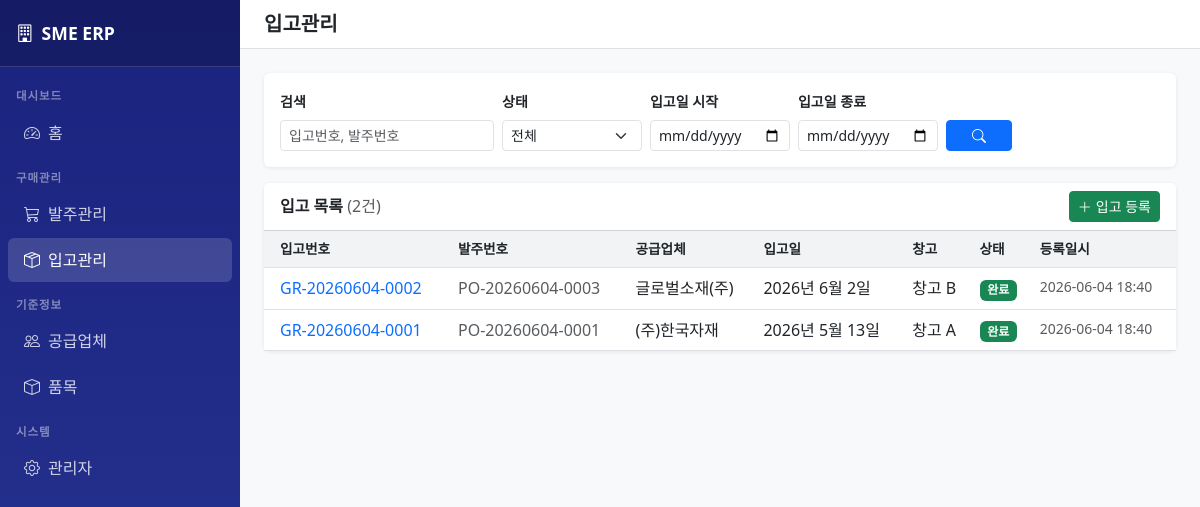
Screenshot of /purchase/receipts/ with the database file from the repository.
### purchase/models.py (models this page shows, shortened)
class GoodsReceipt(models.Model):
    STATUS_CHOICES = [
        ('PENDING', '대기'),
        ('COMPLETED', '완료'),
        ('CANCELLED', '취소'),
    ]
    receipt_no = models.CharField(max_length=30, unique=True, verbose_name='입고번호')
    purchase_order = models.ForeignKey(PurchaseOrder, on_delete=models.PROTECT,
                                       related_name='receipts', verbose_name='발주')
    receipt_date = models.DateField(verbose_name='입고일')
    warehouse = models.CharField(max_length=100, blank=True, verbose_name='창고')
    status = models.CharField(max_length=20, choices=STATUS_CHOICES, default='PENDING', verbose_name='상태')
    notes = models.TextField(blank=True, verbose_name='비고')
    created_by = models.ForeignKey(User, on_delete=models.SET_NULL, null=True, blank=True,
                                   related_name='goods_receipts', verbose_name='등록자')
    created_at = models.DateTimeField(auto_now_add=True, verbose_name='등록일시')
    class Meta:
        verbose_name = '입고'
        verbose_name_plural = '입고 목록'
        ordering = ['-created_at']

class PurchaseOrder(models.Model):
    STATUS_CHOICES = [
        ('DRAFT', '초안'),
        ('CONFIRMED', '확정'),
        ('PARTIAL', '부분입고'),
        ('COMPLETED', '완료'),
        ('CANCELLED', '취소'),
    ]
    order_no = models.CharField(max_length=30, unique=True, verbose_name='발주번호')
    supplier = models.ForeignKey(Supplier, on_delete=models.PROTECT, verbose_name='공급업체')
    order_date = models.DateField(verbose_name='발주일')
    expected_date = models.DateField(null=True, blank=True, verbose_name='납기예정일')
    status = models.CharField(max_length=20, choices=STATUS_CHOICES, default='DRAFT', verbose_name='상태')
    total_amount = models.DecimalField(max_digits=18, decimal_places=2, default=0, verbose_name='총금액')
    notes = models.TextField(blank=True, verbose_name='비고')
    created_by = models.ForeignKey(User, on_delete=models.SET_NULL, null=True, blank=True,
                                   related_name='purchase_orders', verbose_name='등록자')
    created_at = models.DateTimeField(auto_now_add=True, verbose_name='등록일시')
    updated_at = models.DateTimeField(auto_now=True, verbose_name='수정일시')
    class Meta:
        verbose_name = '발주'
        verbose_name_plural = '발주 목록'
        ordering = ['-created_at']

### common/models.py (models this page shows, shortened)
class Supplier(models.Model):
    code = models.CharField(max_length=20, unique=True, verbose_name='공급업체코드')
    name = models.CharField(max_length=100, verbose_name='공급업체명')
    business_no = models.CharField(max_length=20, blank=True, verbose_name='사업자번호')
    contact_person = models.CharField(max_length=50, blank=True, verbose_name='담당자')
    phone = models.CharField(max_length=20, blank=True, verbose_name='전화번호')
    email = models.EmailField(blank=True, verbose_name='이메일')
    address = models.TextField(blank=True, verbose_name='주소')
    is_active = models.BooleanField(default=True, verbose_name='사용여부')
    created_at = models.DateTimeField(auto_now_add=True, verbose_name='등록일시')
    class Meta:
        verbose_name = '공급업체'
        verbose_name_plural = '공급업체 목록'
        ordering = ['name']

### purchase/views.py (the view)
# urls.py: path('receipts/', views.GoodsReceiptListView.as_view(), name='receipt_list'),
class GoodsReceiptListView(ListView):
    model = GoodsReceipt
    template_name = 'purchase/receipt_list.html'
    context_object_name = 'receipts'
    paginate_by = 20
    def get_queryset(self):
        qs = GoodsReceipt.objects.select_related('purchase_order__supplier').order_by('-created_at')
        status = self.request.GET.get('status', '')
        date_from = self.request.GET.get('date_from', '')
        date_to = self.request.GET.get('date_to', '')
        q = self.request.GET.get('q', '')
        if status:
            qs = qs.filter(status=status)
        if date_from:
            qs = qs.filter(receipt_date__gte=date_from)
        if date_to:
            qs = qs.filter(receipt_date__lte=date_to)
        if q:
            qs = qs.filter(receipt_no__icontains=q) | qs.filter(purchase_order__order_no__icontains=q)
        return qs
    def get_context_data(self, **kwargs):
        ctx = super().get_context_data(**kwargs)
        ctx['status_choices'] = GoodsReceipt.STATUS_CHOICES
        ctx['current_status'] = self.request.GET.get('status', '')
        ctx['date_from'] = self.request.GET.get('date_from', '')
        ctx['date_to'] = self.request.GET.get('date_to', '')
        ctx['q'] = self.request.GET.get('q', '')
        return ctx

### templates/purchase/receipt_list.html (shortened to what this page needs)
{% extends 'base.html' %}
{% block page_title %}입고관리{% endblock %}
{% block content %}
<div class="card mb-3">
    <div class="card-body">
        <form method="get" class="row g-2 align-items-end">
            <div class="col-md-3">
                <label class="form-label small fw-semibold">검색</label>
                <input type="text" name="q" value="{{ q }}" class="form-control form-control-sm" placeholder="입고번호, 발주번호">
            </div>
            <div class="col-md-2">
                <label class="form-label small fw-semibold">상태</label>
                <select name="status" class="form-select form-select-sm">
                    <option value="">전체</option>
                </select>
            </div>
            <div class="col-md-2">
                <label class="form-label small fw-semibold">입고일 시작</label>
                <input type="date" name="date_from" value="{{ date_from }}" class="form-control form-control-sm">
            </div>
            <div class="col-md-2">
                <label class="form-label small fw-semibold">입고일 종료</label>
                <input type="date" name="date_to" value="{{ date_to }}" class="form-control form-control-sm">
            </div>
            <div class="col-md-1">
                <button type="submit" class="btn btn-primary btn-sm w-100"><i class="bi bi-search"></i></button>
            </div>
        </form>
    </div>
</div>
<div class="card">
    <div class="card-header bg-white d-flex justify-content-between align-items-center">
        <h6 class="mb-0 fw-bold">입고 목록 <span class="text-muted fw-normal">({{ page_obj.paginator.count }}건)</span></h6>
        <a href="/purchase/receipts/new/" class="btn btn-success btn-sm">
            <i class="bi bi-plus-lg me-1"></i>입고 등록
        </a>
    </div>
    <div class="card-body p-0">
        <div class="table-responsive">
            <table class="table table-hover mb-0">
                <thead>
                    <tr>
                        <th class="ps-3">입고번호</th>
                        <th>발주번호</th>
                        <th>공급업체</th>
                        <th>입고일</th>
                        <th>창고</th>
                        <th>상태</th>
                        <th>등록일시</th>
                    </tr>
                </thead>
                <tbody>
                    {% for receipt in receipts %}
                    <tr>
                        <td class="ps-3 fw-medium">
                            <a href="/purchase/receipts/{{ receipt.pk }}/" class="text-decoration-none">{{ receipt.receipt_no }}</a>
                        </td>
                        <td>
                            <a href="/purchase/orders/{{ receipt.purchase_order.pk }}/" class="text-decoration-none text-muted">
                                {{ receipt.purchase_order.order_no }}
                            </a>
                        </td>
                        <td>{{ receipt.purchase_order.supplier.name }}</td>
                        <td>{{ receipt.receipt_date }}</td>
                        <td>{{ receipt.warehouse|default:"-" }}</td>
                        <td><span class="badge badge-{{ receipt.status }}">{{ receipt.get_status_display }}</span></td>
                        <td class="text-muted small">{{ receipt.created_at|date:"Y-m-d H:i" }}</td>
                    </tr>
                    {% empty %}
                    <tr><td colspan="7" class="text-center text-muted py-4">입고 내역이 없습니다.</td></tr>
                    {% endfor %}
                </tbody>
            </table>
        </div>
    </div>
</div>
{% endblock %}

### templates/base.html (style rules this page uses)
body { background-color: #f8f9fa; }
.card { border: none; box-shadow: 0 1px 4px rgba(0,0,0,0.08); }
.table th { background-color: #f1f3f5; font-weight: 600; font-size: 0.85rem; }
.badge-COMPLETED { background-color: #198754 !important; }

### rows the page displays
GoodsReceipt: receipt_no "GR-20260604-0002", purchase_order.order_no "PO-20260604-0003", purchase_order.supplier.name "글로벌소재(주)", receipt_date "2026년 6월 2일", warehouse "창고 B", status "완료", created_at "2026-06-04 18:40"
GoodsReceipt: receipt_no "GR-20260604-0001", purchase_order.order_no "PO-20260604-0001", purchase_order.supplier.name "(주)한국자재", receipt_date "2026년 5월 13일", warehouse "창고 A", status "완료", created_at "2026-06-04 18:40"

### other values shown
{{ page_obj.paginator.count }} "2"
